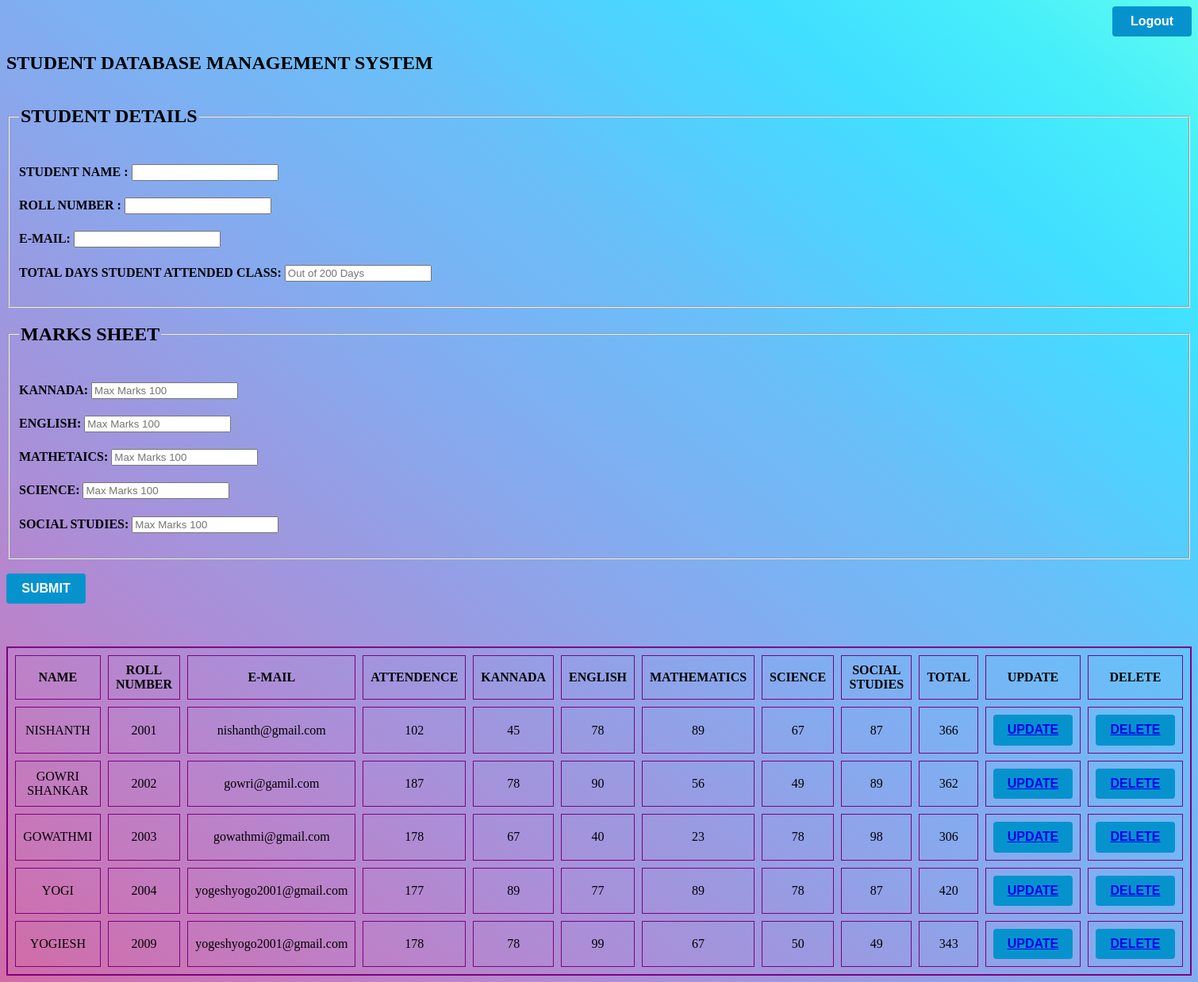
The app's page /profile (signed in) with its own data.
### authen/models.py (models this page shows)
class Childens(models.Model):
    name =models.CharField(max_length=20,default="")
    rollnumber =models.IntegerField(primary_key=True,default="")
    email=models.EmailField(default="")
    atten=models.IntegerField(default="")
    kannada = models.IntegerField(default="")
    english = models.IntegerField(default="")
    maths = models.IntegerField(default="")
    science = models.IntegerField(default="")
    social = models.IntegerField(default="")
    total = models.IntegerField(default="")

### authen/views.py (the view)
# urls.py: path('profile', views.profile, name='profile'),
@login_required
def profile(request):
    mydata = Childens.objects.all()
    if(mydata!=""):
        return render(request, 'authen/profile.html',{"datas":mydata})
    else:
        return render(request,'authen/profile.html')

### authen/templates/authen/profile.html (shortened to what this page needs)
<!DOCTYPE html>
{% if user.is_authenticated %}
<html lang="en">
<head>
      {% load static %}
    <link rel="stylesheet" href="{% static 'profile.css' %}">
</head>
<body>
<div align="right">
    <form action="{% url 'logout' %}" method="post">
        <button type="submit">Logout</button>
    </form>
</div>
<h2>STUDENT DATABASE MANAGEMENT SYSTEM</h2>
<form action="addData" method="POST">
    <fieldset>
        <legend><h2>STUDENT DETAILS</h2></legend>
    <h4>STUDENT NAME  : <input type="text" name="name"></h4>
    <h4>ROLL NUMBER       : <input type="number" name="rollnumber"></h4>
    <h4>E-MAIL: <input type="email" name="email"></h4>
    <h4>TOTAL DAYS STUDENT ATTENDED CLASS: <input type="number" placeholder="Out of 200 Days" name="atten"></h4>
         </fieldset>
    <fieldset>
        <legend><h2>MARKS SHEET</h2></legend>
        <h4>KANNADA: <input type="number" name="kannada" placeholder="Max Marks 100"></h4>
        <h4>ENGLISH: <input type="number" name="english" placeholder="Max Marks 100"></h4>
        <h4>MATHETAICS: <input type="number" name="maths" placeholder="Max Marks 100"></h4>
        <h4>SCIENCE: <input type="number" name="science" placeholder="Max Marks 100"></h4>
        <h4>SOCIAL STUDIES: <input type="number" name="social" placeholder="Max Marks 100"></h4>
    </fieldset>
    <br>
    <button type="submit">SUBMIT</button>
    <br>
</form>
        <br>
<br>
<br>
{% if datas %}
<div>
    <table align="center" border="2" border=9px cellspacing='9' cellpadding='9' bordercolor='purple'>
        <tr>
            <th>NAME</th>
            <th>ROLL NUMBER</th>
            <th>E-MAIL</th>
            <th>ATTENDENCE</th>
            <th>KANNADA</th>
            <th>ENGLISH</th>
            <th>MATHEMATICS</th>
            <th>SCIENCE</th>
            <th>SOCIAL STUDIES</th>
            <th>TOTAL</th>
            <th>UPDATE</th>
            <th>DELETE</th>
        </tr>
        {% for data in datas %}
        <tr>
            <td style="text-transform: uppercase">{{data.name}}</td>
            <td>{{data.rollnumber}}</td>
            <td>{{data.email}}</td>
            <td>{{data.atten}}</td>
            <td>{{data.kannada}}</td>
            <td>{{data.english}}</td>
            <td>{{data.maths}}</td>
            <td>{{data.science}}</td>
            <td>{{data.social}}</td>
            <td>{{data.total}}</td>
            <td><button><a href="updateData/{{data.rollnumber}}">UPDATE</a></button></td>
            <td><button><a href="deleteData/{{data.rollnumber}}">DELETE</a></button></td>
        </tr>
        {% endfor %}
    </table>
    {% endif %}
</div>
</body>
{% endif %}
</html>

### authen/static/profile.css (style rules this page uses)
body { background-image: linear-gradient(to right top, #d16ba5, #c777b9, #ba83ca, #aa8fd8, #9a9ae1, #8aa7ec, #79b3f4, #69bff8, #52cffe, #41dfff, #46eefa, #5ffbf1); }
button { background-color: #0693cd; border: 0; border-radius: 4px; cursor: pointer; color: #fff; font-size:16px; font-weight: bold; line-height: 1.4; padding: 8px; width: 100px }
td { text-align: center; }

### records on screen
Childens: name "NISHANTH", rollnumber "2001", email "nishanth@gmail.com", atten "102", kannada "45", english "78", maths "89", science "67", social "87", total "366"
Childens: name "GOWRI SHANKAR", rollnumber "2002", email "gowri@gamil.com", atten "187", kannada "78", english "90", maths "56", science "49", social "89", total "362"
Childens: name "GOWATHMI", rollnumber "2003", email "gowathmi@gmail.com", atten "178", kannada "67", english "40", maths "23", science "78", social "98", total "306"
Childens: name "YOGI", rollnumber "2004", email "yogeshyogo2001@gmail.com", atten "177", kannada "89", english "77", maths "89", science "78", social "87", total "420"
Childens: name "YOGIESH", rollnumber "2009", email "yogeshyogo2001@gmail.com", atten "178", kannada "78", english "99", maths "67", science "50", social "49", total "343"
